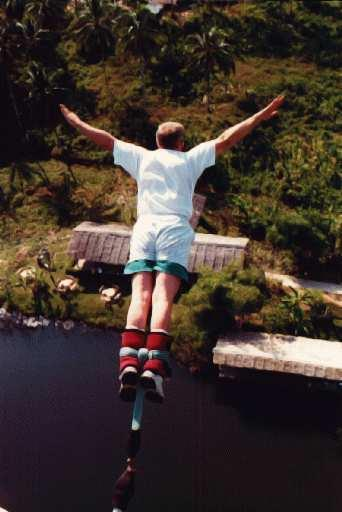
#> input picture resources/image4.jpg, 342 x 512 px
$ jupyter execute --allow-errors main.ipynb   (older library calls are emulated)
#> lines starting #> are read from the running program, lines starting #| are printed output that depends on the picture; after the words box and inside, x2 and y2 are one past the last pixel; in counts of white or black regions, pixels touching at a corner belong together
### inpaint.py
import numpy as np
import cv2
from priority import calc_Priority, isophote, calc_normal
from util import *
from best_patch import *

import matplotlib.pyplot as plt

import time
import os


class Inpainting:
    def __init__(self,img, source_indices, patch_size=9):

        # intitialisations
        self.im_x = img.shape[1]
        self.im_y = img.shape[0]

        self.patch_size = patch_size

        self.source_region = get_mask(source_indices, self.im_x, self.im_y)

        self.C_init = None
        self.C = None
        self.total_time = []
        self.pixel_remaining = [np.sum(self.source_region == -1)]
        self.C_init = self.source_region.copy()
        self.C_init[self.C_init == -1] = 0
        self.C_init[self.C_init == 255] = 1
        self.C_init = self.C_init.astype(float)
        self.C = self.C_init.copy()
        self.source_indices_complete = []
        self.source_indices_incomplete = []

        # lets ensure we only look in the original source region
        for p_y in range(patch_size, self.im_y - patch_size):
            for p_x in range(patch_size, self.im_x - patch_size):
                if not patch_complete(self.source_region / 255, p_x, p_y, patch_size):
                    self.source_indices_incomplete.append((p_y, p_x))
                else:
                    self.source_indices_complete.append((p_y, p_x))
        self.source_indices_complete = np.array(self.source_indices_complete)
        self.source_indices_incomplete = np.array(self.source_indices_incomplete)
        self.fill_img = np.ones_like(img) * 255
        for x, y in source_indices:
            self.fill_img[x, y] = img[x, y]

        self.source_indices = source_indices


    # [95 lines left out: function in_paint_alg, not called in this run]

### util.py
import numpy as np
import cv2

# [10 lines left out: function get_contour, not called in this run]


# def get_contour(mask):
#     # Convert the mask to uint8
#     mask_uint8 = (mask > 0).astype(np.uint8) * 255

#     # Define the structuring element
#     kernel = np.ones((3,3),np.uint8)

#     # Apply erosion
#     eroded_mask = cv2.erode(mask_uint8, kernel, iterations = 1)

#     # Subtract the eroded image from the original mask to get the contour
#     contour_mask = mask_uint8 - eroded_mask

#     # Find the indices of the contour pixels
#     contour_indices = np.array(np.where(contour_mask > 0))

#     return np.transpose(contour_indices)


def get_mask(source_indices,im_x,im_y):
    mask = np.ones((im_y, im_x), dtype=np.uint8)*-1
    print(im_x,im_y)
    for x, y in source_indices:
        mask[x, y] = 255
    return mask


def update_indices(cut_img):
    indices = np.array(np.where(cut_img != -1))
    return np.transpose(indices)

### main.ipynb
[cell 1]
import diplib as dp
import cv2
import numpy as np
import matplotlib.pyplot as plt
from inpaint import *
import inpaint
from util import *

[cell 2]
# Load the image
name='resources/image4.jpg'
name_mask='resources/mask4.jpg'


img = cv2.imread(name)
#> img is the input picture: shape (512, 342, 3); mean B, G, R 46, 52.7, 64.5
img_mask=cv2.imread(name_mask,cv2.IMREAD_GRAYSCALE)
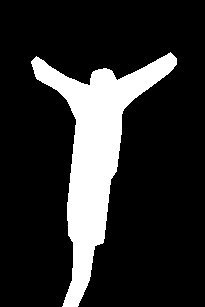
#> input picture resources/mask4.jpg, 205 x 307 px
#> img_mask: shape (307, 205); min 0, max 255, mean 44
img_mask = cv2.bitwise_not(img_mask)
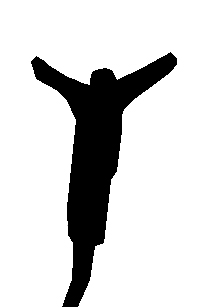
#> img_mask: shape (307, 205); min 0, max 255, mean 211
img_mask = cv2.threshold(img_mask, 127, 255, cv2.THRESH_BINARY)[1]
#> img_mask: shape (307, 205); 82.7% white; 1 black region, box (x1, y1, x2, y2) and area: (31, 52, 177, 307) 10861


# source_region_mask = cv2.bitwise_not(img_mask)
source_region_mask = (img_mask)
source_indices_mask=np.array(np.where(source_region_mask==255)).T
#> source_indices_mask = 52074 pairs, first value 0 to 306, second value 0 to 204
mean_times = []
remaining_pixels = []
patch_sizes = range(1, 15,1)
iterations = 30
#> (the rest of this cell did not finish here and is left out)

[cell 3]
# Load the image
name='resources/image77.jpg'
name_mask='resources/mask7.jpg'


img = cv2.imread(name)
img_mask=cv2.imread(name_mask,cv2.IMREAD_GRAYSCALE)
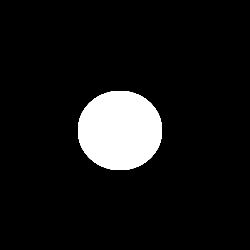
#> input picture resources/mask7.jpg, 250 x 250 px
#> img_mask is the input picture: shape (250, 250); min 0, max 255, mean 21.8
img_mask = cv2.bitwise_not(img_mask)
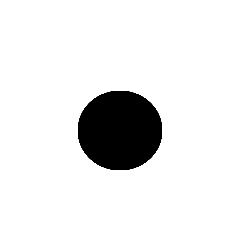
#> img_mask: shape (250, 250); min 0, max 255, mean 233.2
img_mask = cv2.threshold(img_mask, 127, 255, cv2.THRESH_BINARY)[1]
#> img_mask: shape (250, 250); 91.4% white; 1 black region, box (x1, y1, x2, y2) and area: (78, 91, 162, 170) 5352


# source_region_mask = cv2.bitwise_not(img_mask)
source_region_mask = (img_mask)
source_indices_mask=np.array(np.where(source_region_mask==255)).T
#> source_indices_mask = 57148 pairs, first value 0 to 249, second value 0 to 249

#> (the rest of this cell did not finish here and is left out)

inpaint_obj.in_paint_alg(name="image7")

[cell 4]
# Define the grid size and number of skips
grid_size = (1, 4)
num_skips = 30
width = 20
height = 5
fig, axes = plt.subplots(*grid_size)
fig.set_dpi(800)
fig.set_size_inches(width, height)

# Iterate over the grid and plot the images
#> (the rest of this cell did not finish here and is left out)

[cell 5]
# Load the image
name='resources/ken2.jpg'
#> name = 'resources/ken2.jpg'
#> `source_indices_mask = np.array(np.where(source_region_mask == 255)).T`: source_indices_mask = empty array
name_mask='resources/ken2_mask.jpg'

img = cv2.imread(name)
# Apply Gaussian blur to the image
#> (the rest of this cell did not finish here and is left out)

[cell 6]
# Define the grid size and number of skips
grid_size = (1, 4)
num_skips = 320
width = 20
height = 5
fig, axes = plt.subplots(*grid_size)
fig.set_dpi(800)
fig.set_size_inches(width, height)

# Iterate over the grid and plot the images
#> (the rest of this cell did not finish here and is left out)

[cell 7]
# Define the patch sizes
import time

# Create an empty dictionary to store the timings
timings = {}
patch_sizes = [3,4,5]
# Iterate over the patch sizes
#> (the rest of this cell did not finish here and is left out)

        inpaint_obj.in_paint_alg(iterations=10000, name=f"im{imnum}self_patch{patch_size}", euclid=True,update_source=False)

        # Calculate the elapsed time
        elapsed_time = time.time() - start_time

        # Store the elapsed time in the dictionary
        timings[patch_size][imnum] = elapsed_time
